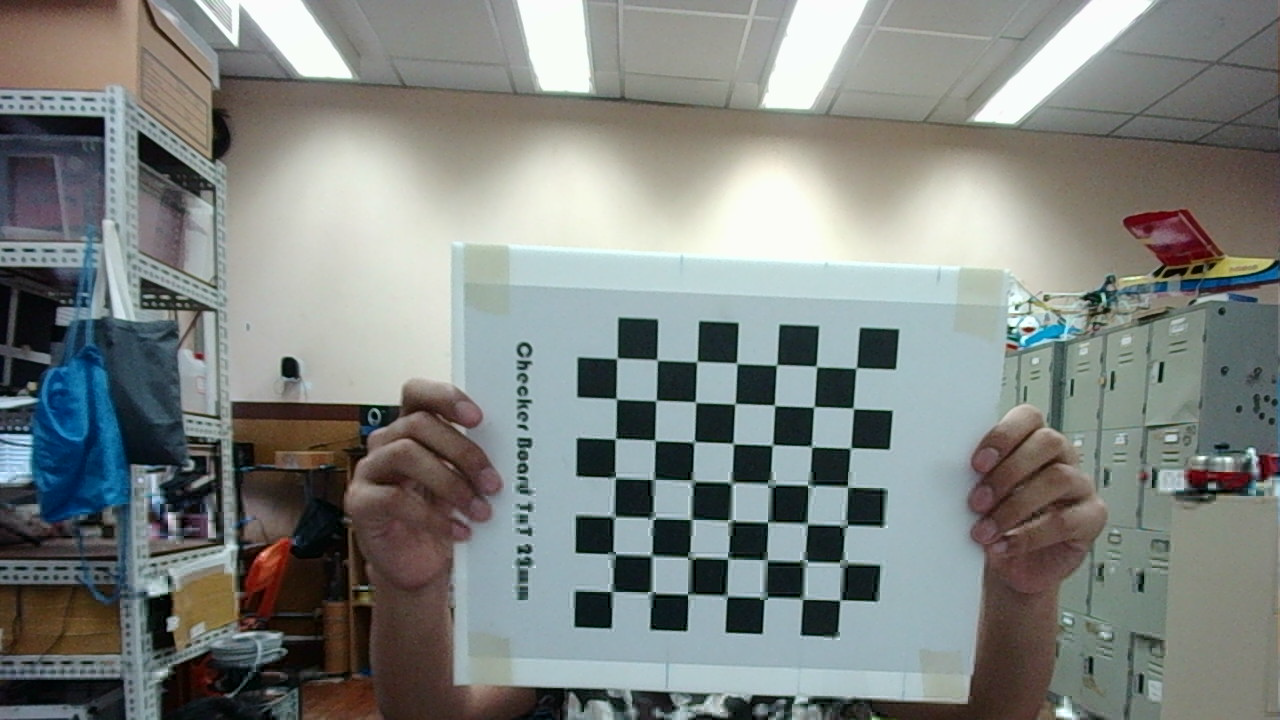
#> input picture code_for_study/calibration/left/000004.png, 1280 x 720 px; its folder holds 4 pictures in this run
$ python calibrate.py left left out.png   (older library calls are emulated)
#> lines starting #> are read from the running program, lines starting #| are printed output that depends on the picture; after the words box and inside, x2 and y2 are one past the last pixel; in counts of white or black regions, pixels touching at a corner belong together
import glob
import os
import random
import sys

import numpy as np
import cv2

CHESSBOARD_SIZE = (7, 7)
CHESSBOARD_OPTIONS = (cv2.CALIB_CB_ADAPTIVE_THRESH |
        cv2.CALIB_CB_NORMALIZE_IMAGE | cv2.CALIB_CB_FAST_CHECK)

OBJECT_POINT_ZERO = np.zeros((CHESSBOARD_SIZE[0] * CHESSBOARD_SIZE[1], 3),
        np.float32)
OBJECT_POINT_ZERO[:, :2] = np.mgrid[0:CHESSBOARD_SIZE[0],
        0:CHESSBOARD_SIZE[1]].T.reshape(-1, 2)

OPTIMIZE_ALPHA = 0.25

TERMINATION_CRITERIA = (cv2.TERM_CRITERIA_EPS | cv2.TERM_CRITERIA_MAX_ITER, 22,
        0.001)

imageDrawCornerR = "/Users/admin/Desktop/Robot/EIIC/outputR/{:06d}.png"
imageDrawCornerL = "/Users/admin/Desktop/Robot/EIIC/outputL/{:06d}.png"
# MAX_IMAGES = 64
"""
if len(sys.argv) != 4:
    print("Syntax: {0} LEFT_IMAGE_DIR RIGHT_IMAGE_DIR OUTPUT_FILENAME"
            .format(sys.argv[0]))
    sys.exit(1)

leftImageDir = sys.argv[1]
rightImageDir = sys.argv[2]
outputFile = sys.argv[3]
"""
leftImageDir = "/Users/admin/Desktop/Robot/EIIC/left"
rightImageDir = "/Users/admin/Desktop/Robot/EIIC/right"
outputFile = "/Users/admin/Desktop/Robot/EIIC/output"
def readImagesAndFindChessboards(imageDirectory, imageDraw):
#> called with imageDirectory = '/Users/admin/Desktop/Robot/EIIC/left'
    cacheFile = "{0}/chessboards.npz".format(imageDirectory)
    # [7 lines of commented-out code are left out]

    print("Reading images at {0}".format(imageDirectory))
    imagePaths = glob.glob("{0}/*.png".format(imageDirectory))

    filenames = []
    objectPoints = []
    imagePoints = []
    imageSize = None
    frameOut = 1
    for imagePath in sorted(imagePaths):
        image = cv2.imread(imagePath)
#> image is the input picture: shape (720, 1280, 3); mean B, G, R 129.1, 132.2, 127.2
        grayImage = cv2.cvtColor(image, cv2.COLOR_BGR2GRAY)
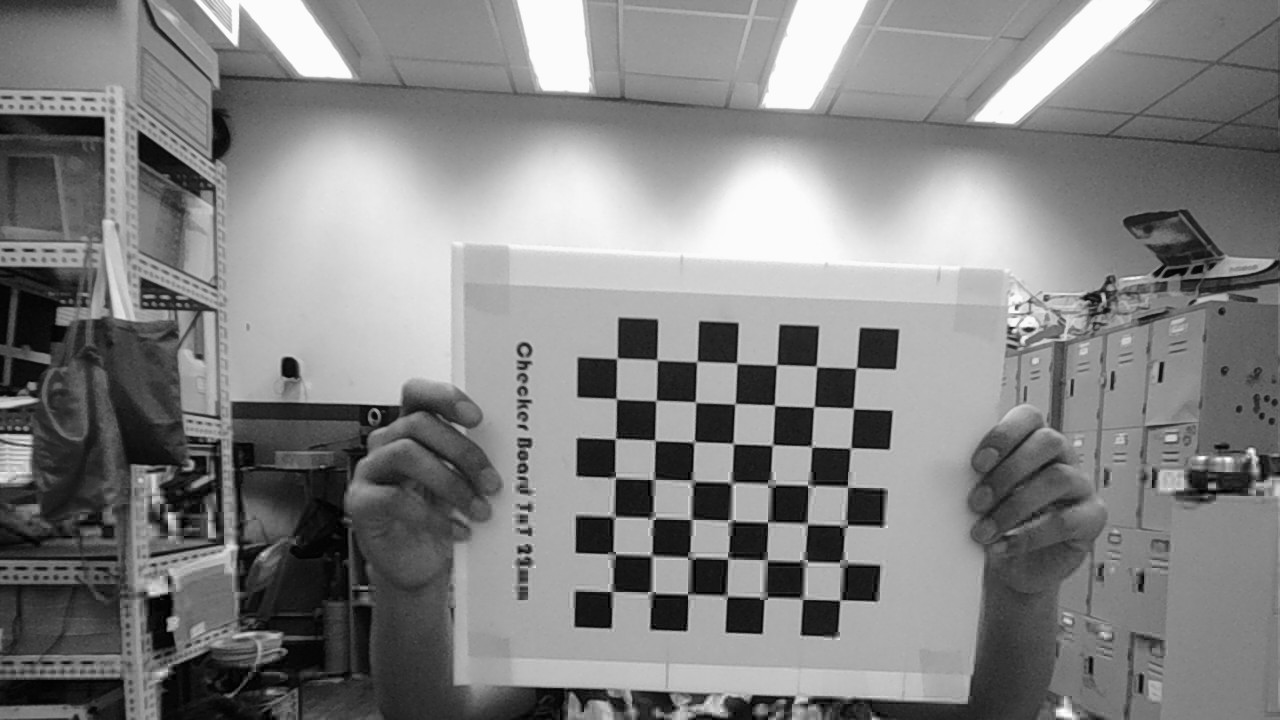
#> grayImage: shape (720, 1280); min 0, max 255, mean 130.4

        newSize = grayImage.shape[::-1]
#> newSize = (1280, 720)
        if imageSize != None and newSize != imageSize:
            raise ValueError(
                    "Calibration image at {0} is not the same size as the others"
                    .format(imagePath))
        imageSize = newSize
#> imageSize = (1280, 720)

        hasCorners, corners = cv2.findChessboardCorners(grayImage,
                CHESSBOARD_SIZE, cv2.CALIB_CB_FAST_CHECK)
#> hasCorners = True; corners = 49 rows, first 8: [617.3, 357.5], [657.4, 360.1], [696.7, 361.3], [736.3, 363], [776.5, 364.6], [816.4, 366.3], [856.4, 367.5], [616.5, 398.4]

        if hasCorners:
            filenames.append(os.path.basename(imagePath))
            objectPoints.append(OBJECT_POINT_ZERO)
            cv2.cornerSubPix(grayImage, corners, (11, 11), (-1, -1),
                    TERMINATION_CRITERIA)
            imagePoints.append(corners)

        cv2.drawChessboardCorners(image, CHESSBOARD_SIZE, corners, hasCorners)
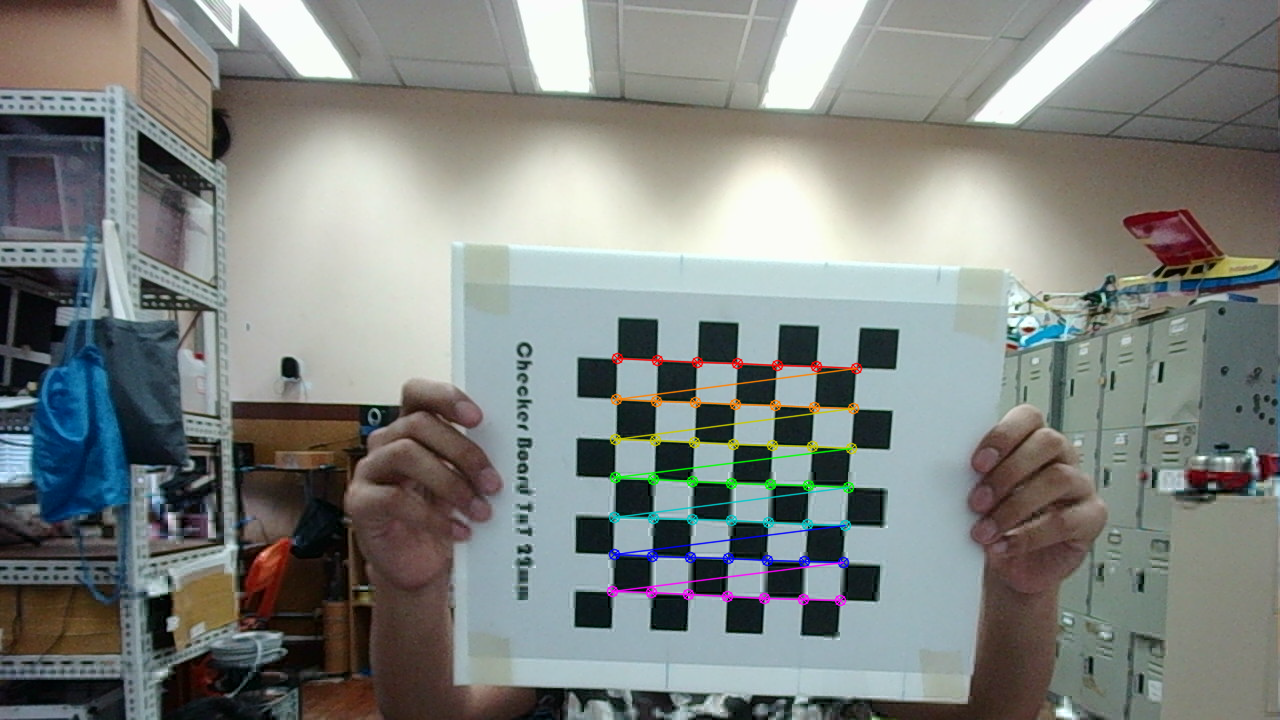
#> image: shape (720, 1280, 3); 1.41% of pixels changed, all inside (x1, y1, x2, y2) = (606, 352, 863, 607)
        cv2.imshow(imageDirectory, image)
        cv2.imwrite(imageDraw.format(frameOut), image)
        frameOut += 1
        # Needed to draw the window
        cv2.waitKey(1)
#> pass 2 of the loop in readImagesAndFindChessboards, `for imagePath in sorted(imagePaths):`:
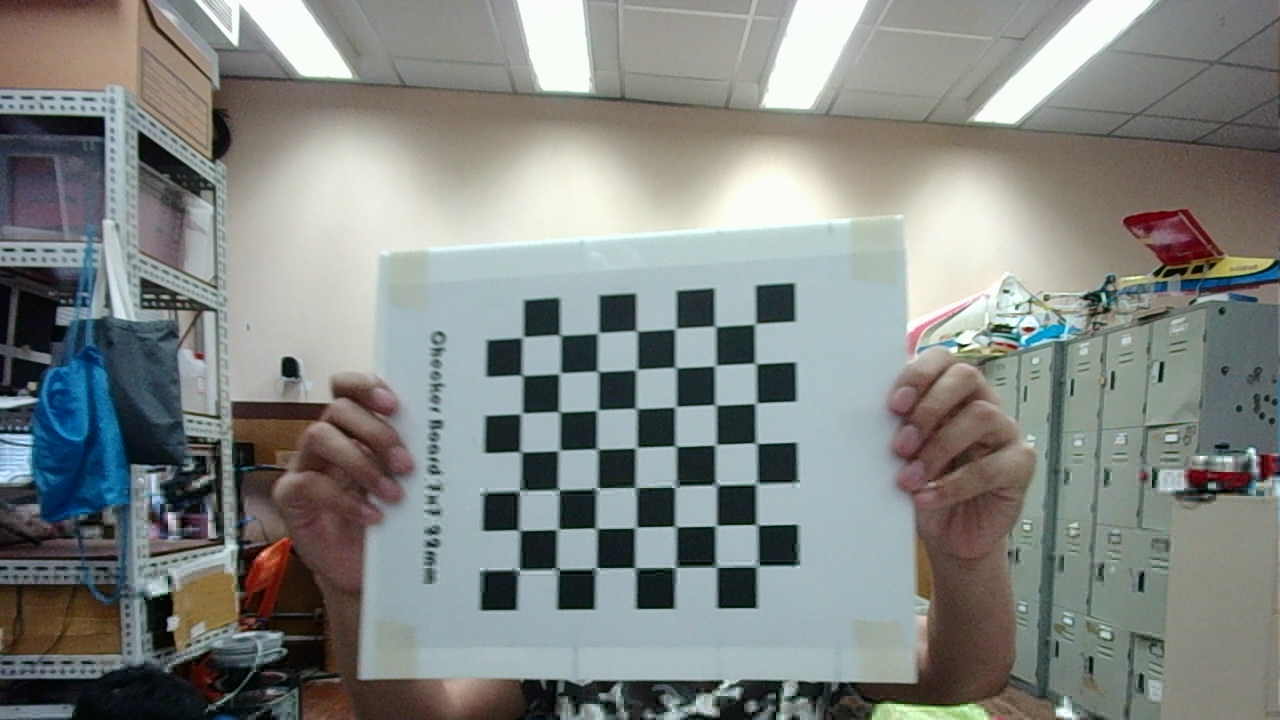
#> input picture code_for_study/calibration/left/000006.png, 1280 x 720 px
#> in readImagesAndFindChessboards, image is the input picture: shape (720, 1280, 3); mean B, G, R 131.3, 134.4, 130.2
#> in readImagesAndFindChessboards, `grayImage = cv2.cvtColor(image, cv2.COLOR_BGR2GRAY)`:
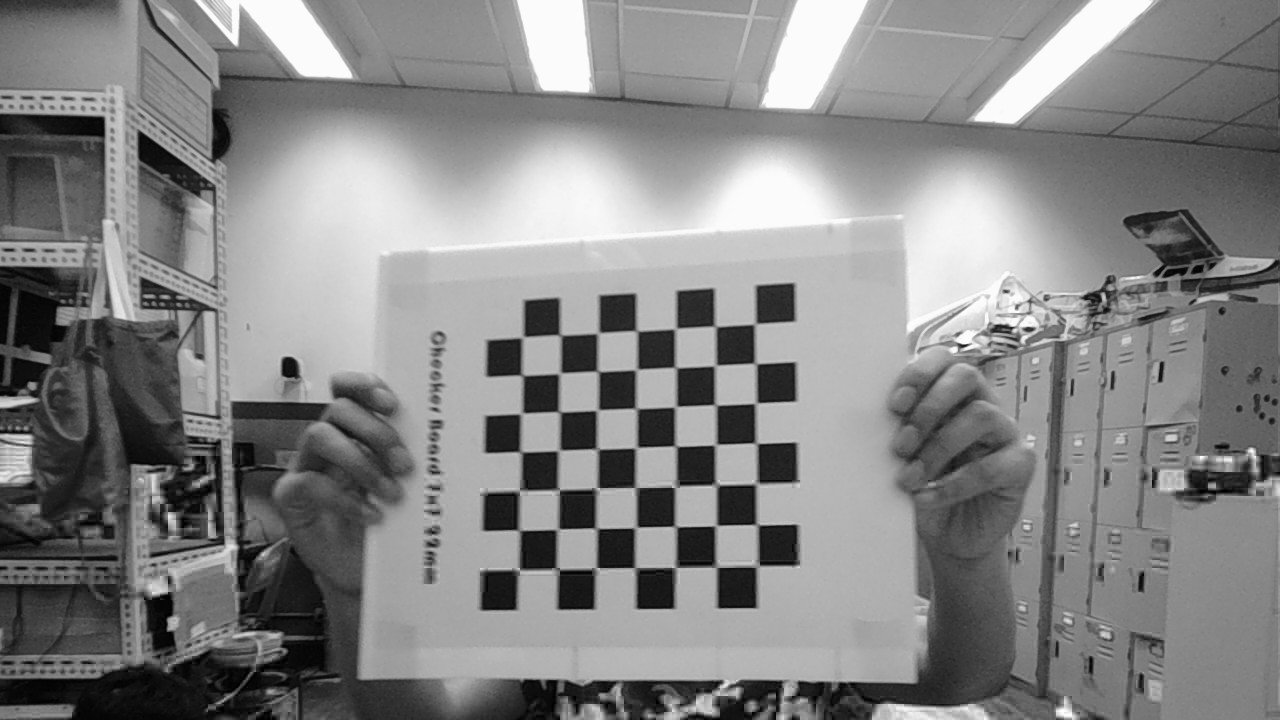
#> grayImage: shape (720, 1280); min 0, max 255, mean 132.8
#> corners = 49 rows, first 8: [755, 324], [755.5, 363.5], [754.1, 403.4], [757, 443], [755.5, 483], [756.5, 522.9], [758, 566.5], [715, 326.5]
#> in readImagesAndFindChessboards, `cv2.drawChessboardCorners(image, CHESSBOARD_SIZE, corners, hasCorners)`:
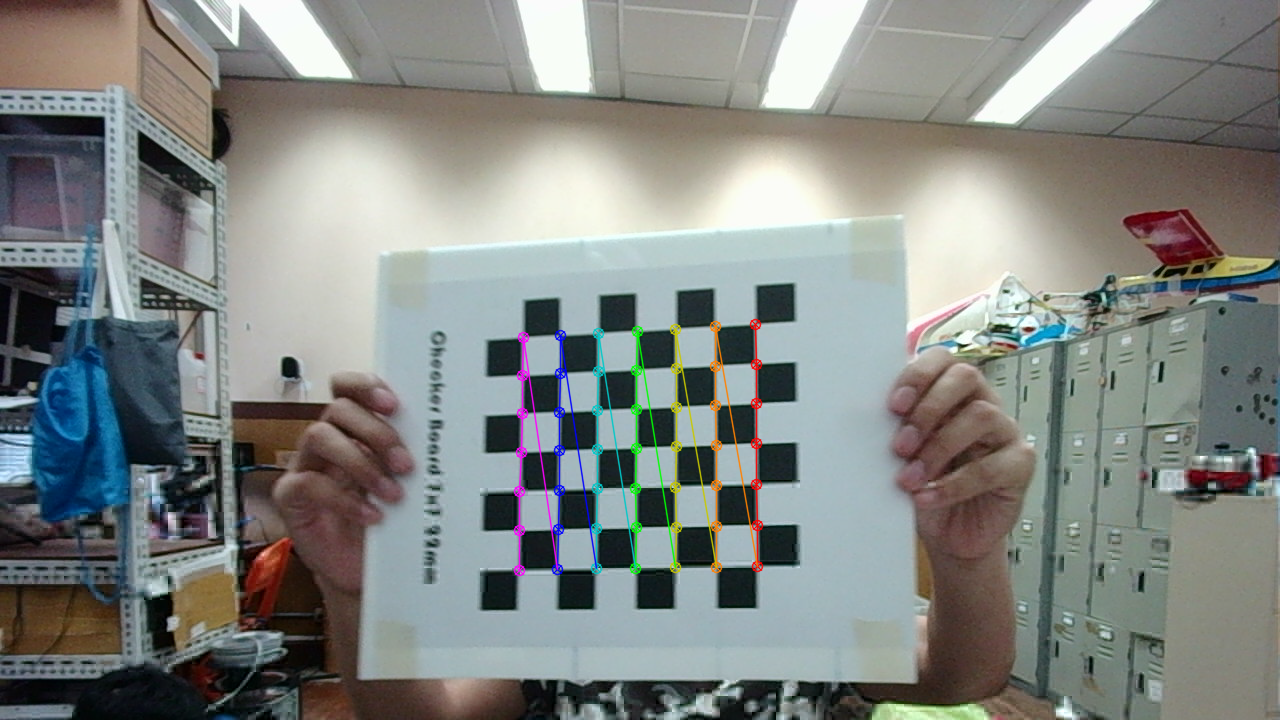
#> image: shape (720, 1280, 3); 1.42% of pixels changed, all inside (x1, y1, x2, y2) = (513, 318, 764, 577)
#> pass 3 of the loop in readImagesAndFindChessboards, `for imagePath in sorted(imagePaths):`:
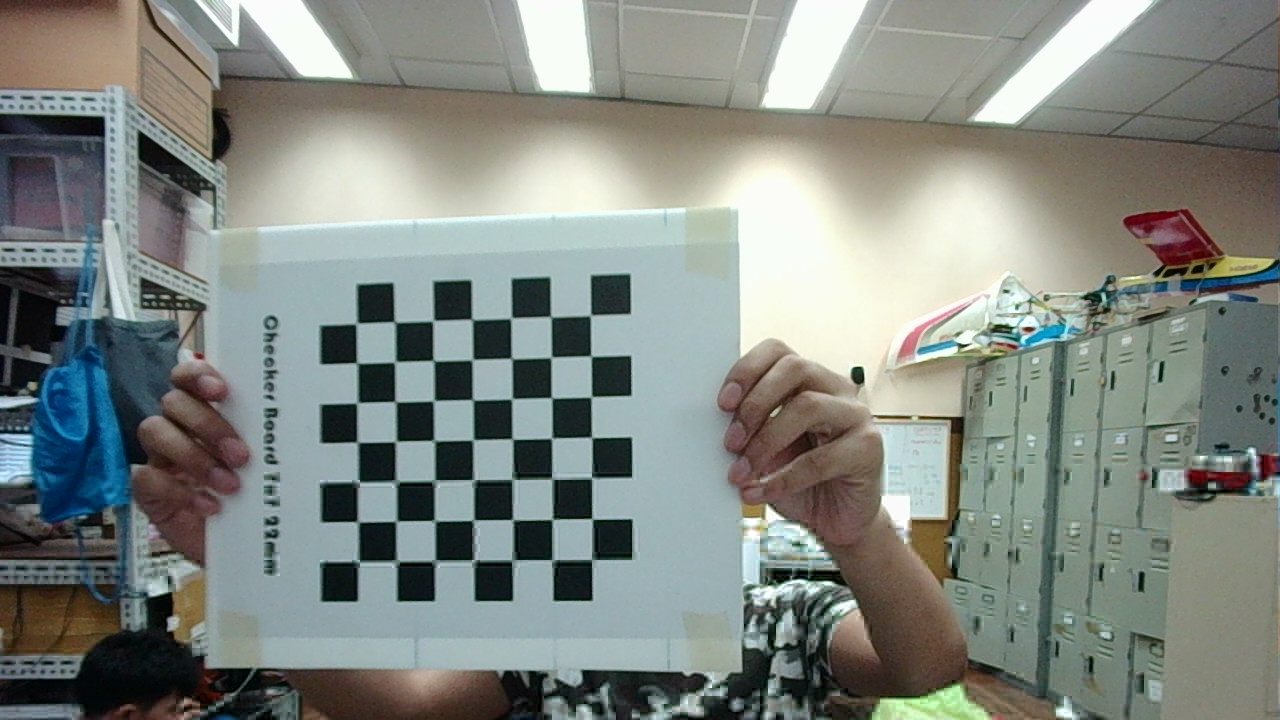
#> input picture code_for_study/calibration/left/000007.png, 1280 x 720 px
#> in readImagesAndFindChessboards, image is the input picture: shape (720, 1280, 3); mean B, G, R 130.3, 136.2, 129.9
#> in readImagesAndFindChessboards, `grayImage = cv2.cvtColor(image, cv2.COLOR_BGR2GRAY)`:
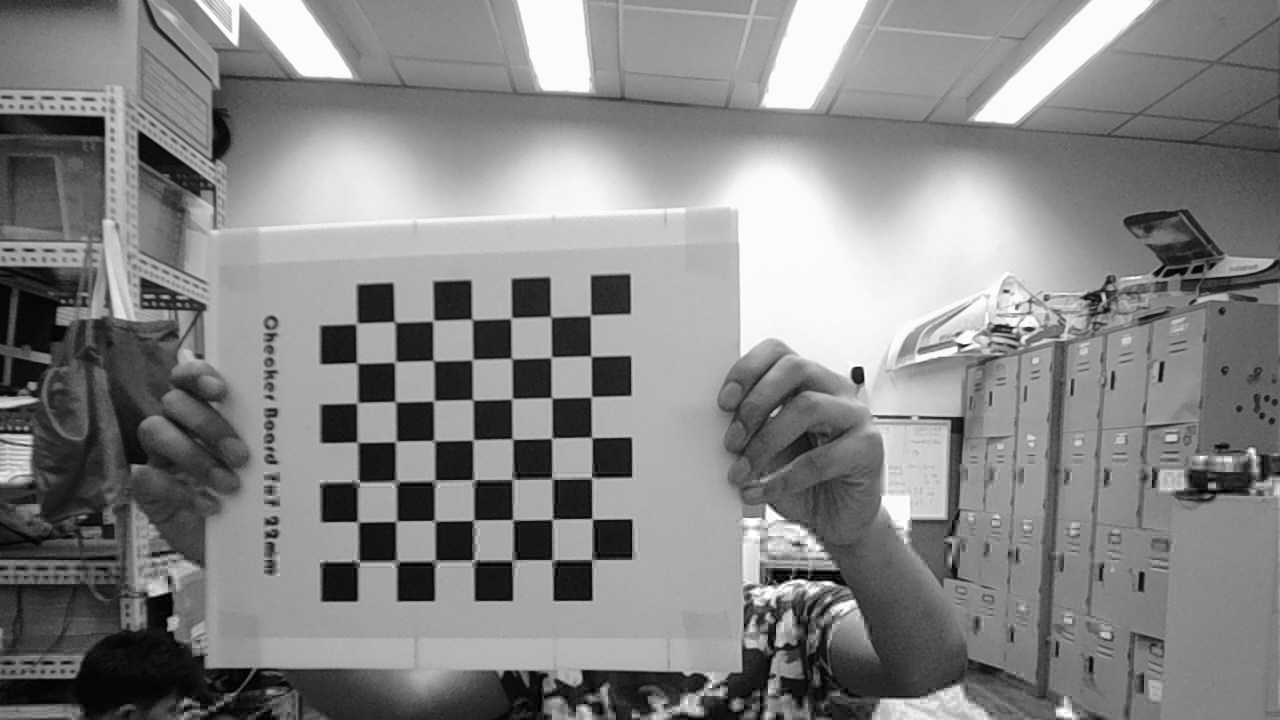
#> grayImage: shape (720, 1280); min 0, max 255, mean 133.6
#> corners = 49 rows, first 8: [590.2, 315.1], [591.3, 356.3], [591.1, 396.7], [591.5, 437.4], [591.3, 477.2], [591.7, 518.5], [591.3, 559.3], [550.5, 316.5]
#> in readImagesAndFindChessboards, `cv2.drawChessboardCorners(image, CHESSBOARD_SIZE, corners, hasCorners)`:
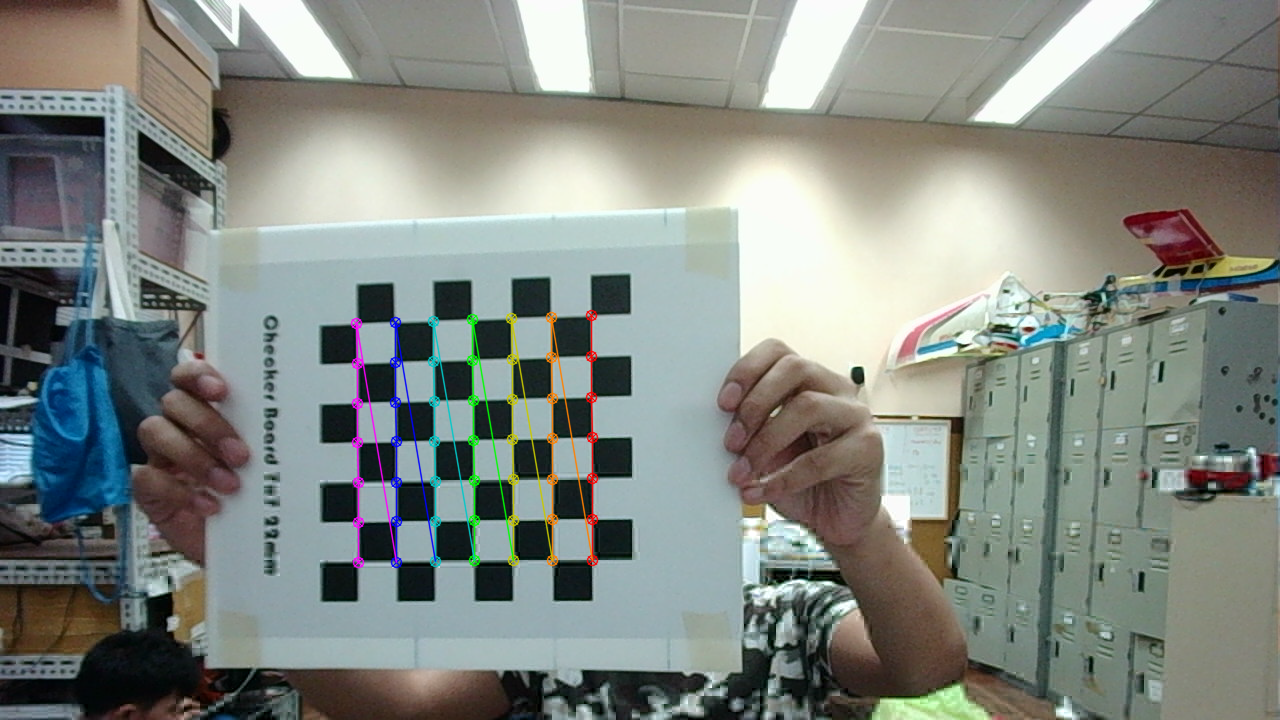
#> image: shape (720, 1280, 3); 1.44% of pixels changed, all inside (x1, y1, x2, y2) = (350, 309, 599, 569)
#> the loop made 4 passes; the first 3 are shown

    cv2.destroyWindow(imageDirectory)

    print("Found corners in {0} out of {1} images"
            .format(len(imagePoints), len(imagePaths)))

    np.savez_compressed(cacheFile,
            filenames=filenames, objectPoints=objectPoints,
            imagePoints=imagePoints, imageSize=imageSize)
    return filenames, objectPoints, imagePoints, imageSize

(leftFilenames, leftObjectPoints, leftImagePoints, leftSize
        ) = readImagesAndFindChessboards(leftImageDir, imageDrawCornerL)
(rightFilenames, rightObjectPoints, rightImagePoints, rightSize
        ) = readImagesAndFindChessboards(rightImageDir, imageDrawCornerR)
if leftSize != rightSize:
    print("Camera resolutions do not match")
#> (the run stopped early here; a loop or call above may not have finished)
